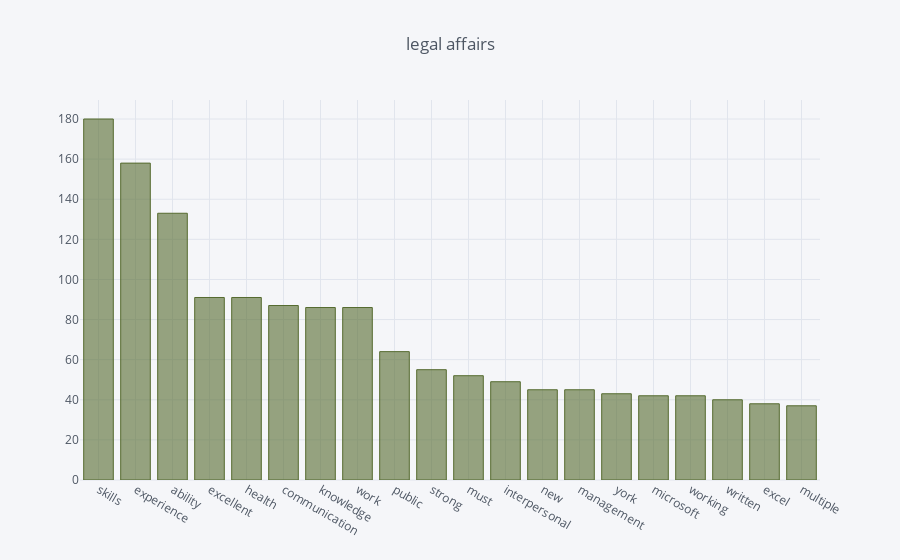

Notebook code for this chart:
### Code cell
preferred_skills(popular_categories.index[4]).iplot(title='legal affairs', kind='bar', color='darkolivegreen')

### Figure 1 — Plotly figure (JSON) as saved in the notebook; plotly's stock layout.template omitted (floating-point values rounded to 4 significant figures)
{"data": [{"marker": {"color": "rgba(85, 107, 47, 0.6)", "line": {"color": "rgba(85, 107, 47, 1.0)", "width": 1}}, "name": "None", "orientation": "v", "text": "", "type": "bar", "uid": "dd51c822-3c6f-453a-bca6-a2b54d2102f9", "x": ["skills", "experience", "ability", "excellent", "health", "communication", "knowledge", "work", "public", "strong", "must", "interpersonal", "new", "management", "york", "microsoft", "working", "written", "excel", "multiple"], "y": [180, 158, 133, 91, 91, 87, 86, 86, 64, 55, 52, 49, 45, 45, 43, 42, 42, 40, 38, 37]}], "layout": {"legend": {"bgcolor": "#F5F6F9", "font": {"color": "#4D5663"}}, "paper_bgcolor": "#F5F6F9", "plot_bgcolor": "#F5F6F9", "title": {"font": {"color": "#4D5663"}, "text": "legal affairs"}, "xaxis": {"gridcolor": "#E1E5ED", "showgrid": true, "tickfont": {"color": "#4D5663"}, "title": {"font": {"color": "#4D5663"}, "text": ""}, "zerolinecolor": "#E1E5ED"}, "yaxis": {"gridcolor": "#E1E5ED", "showgrid": true, "tickfont": {"color": "#4D5663"}, "title": {"font": {"color": "#4D5663"}, "text": ""}, "zerolinecolor": "#E1E5ED"}}}
